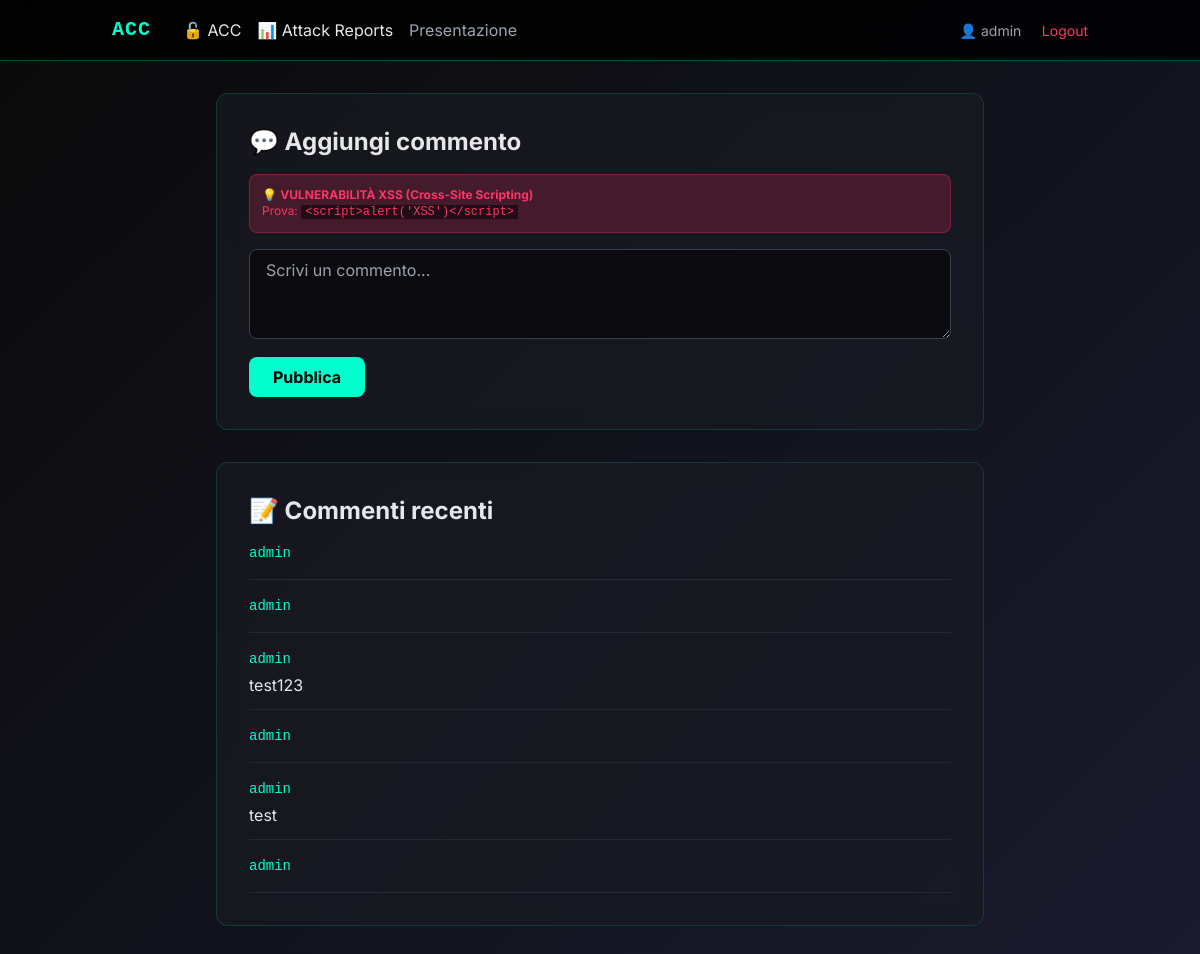
/acc/comments (signed in), run on an earlier commit of the app's database.
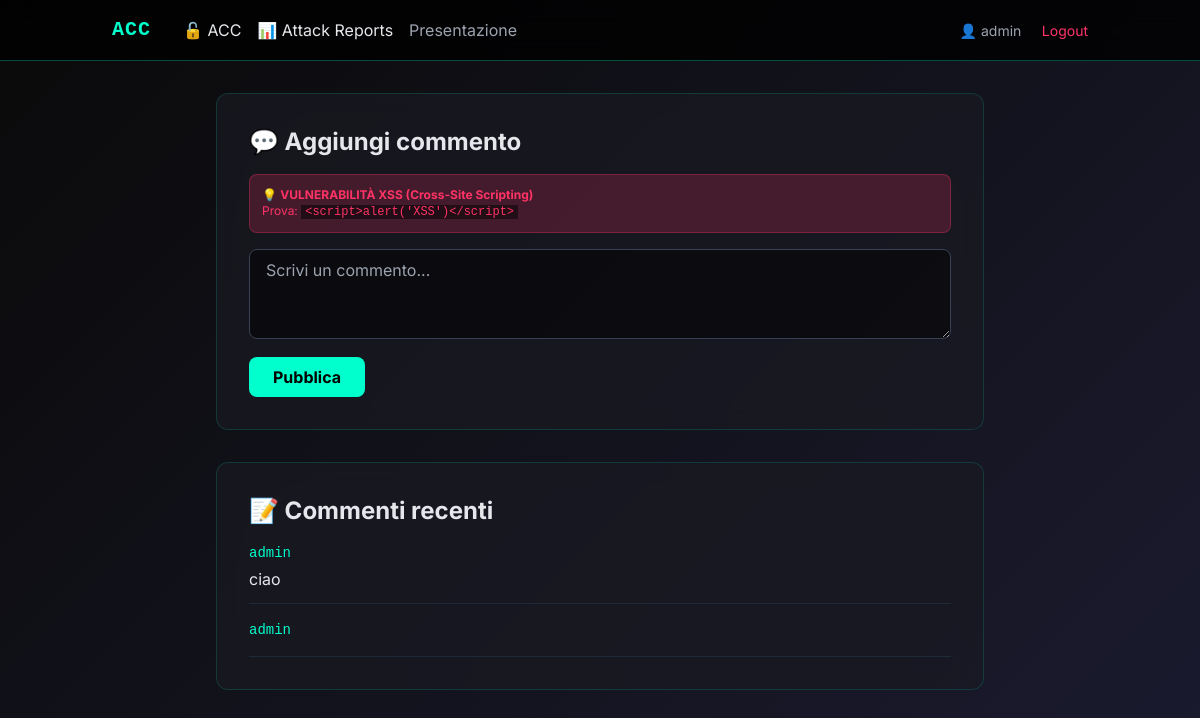
And on a later commit of the database.
### app.py (models this page shows)
class Comment(db.Model):
    id = db.Column(db.Integer, primary_key=True)
    username = db.Column(db.String(80), nullable=False)
    content = db.Column(db.Text, nullable=False)

### app.py (the view, shortened to what this page needs)
@app.route('/acc/comments', methods=['GET', 'POST'])
def acc_comments():
    if 'user_id' not in session:
        return redirect(url_for('acc_login'))
    all_comments = Comment.query.order_by(Comment.id.desc()).all()
    return render_template('acc/comments.html', comments=all_comments)

### templates/acc/comments.html (shortened to what this page needs)
{% extends "base.html" %}
{% block content %}
<div class="max-w-3xl mx-auto">
    <div class="glass rounded-xl p-8 mb-8">
        <h2 class="text-2xl font-bold mb-4">💬 Aggiungi commento</h2>
        <div class="vuln-badge rounded-lg p-3 mb-4 text-xs">
            💡 <strong class="text-[#ff3366]">VULNERABILITÀ XSS (Cross-Site Scripting)</strong><br>
            Prova: <code class="bg-black/50 px-1">&lt;script&gt;alert('XSS')&lt;/script&gt;</code>
        </div>
        <form method="POST">
            <textarea name="content" rows="3" class="w-full bg-black/50 border border-gray-700 rounded-lg px-4 py-2 focus:border-[#00ffcc] focus:outline-none" placeholder="Scrivi un commento..."></textarea>
            <button type="submit" class="mt-3 bg-[#00ffcc] text-black font-bold px-6 py-2 rounded-lg hover:bg-[#00ddbb] transition">
                Pubblica
            </button>
        </form>
    </div>
    <div class="glass rounded-xl p-8">
        <h2 class="text-2xl font-bold mb-4">📝 Commenti recenti</h2>
        <div class="space-y-4">
            {% for comment in comments %}
            <div class="border-b border-gray-800 pb-3">
                <div class="text-sm text-[#00ffcc] font-mono">{{ comment.username }}</div>
                <div class="mt-1">
                    {{ comment.content | safe }}
                </div>
            </div>
            {% else %}
            <div class="text-gray-500 text-center py-4">Nessun commento</div>
            {% endfor %}
        </div>
    </div>
</div>
{% endblock %}

### templates/base.html (shortened to what this page needs)
<!DOCTYPE html>
<html lang="it">
<head>
    <script src="https://cdn.tailwindcss.com"></script>
</head>
<body class="text-gray-200">
    <nav class="border-b border-[#00ffcc]/30 bg-black/80 backdrop-blur-md sticky top-0 z-50">
        <div class="container mx-auto px-6 py-4">
            <div class="flex justify-between items-center">
                <div class="flex items-center gap-8">
                    <a href="/" class="text-xl font-bold tracking-wider text-[#00ffcc] font-mono">ACC</a>
                    <div class="flex gap-4">
                        <a href="/acc" class="hover:text-[#00ffcc] transition">🔓 ACC</a>
                        <a href="/reports" class="hover:text-[#00ffcc] transition">📊 Attack Reports</a>
                        <a href="/presentation" class="text-gray-400 hover:text-[#a078ff] transition">Presentazione</a>
                    </div>
                </div>
                <div>
                    {% if session.username %}
                        <span class="text-sm text-gray-400">👤 {{ session.username }}</span>
                        <a href="/logout" class="ml-4 text-sm text-[#ff3366] hover:underline">Logout</a>
                    {% else %}
                        <a href="/login" class="text-sm text-[#00ffcc] hover:underline">Login</a>
                    {% endif %}
                </div>
            </div>
        </div>
    </nav>
    <main class="container mx-auto px-6 py-8">
        {% block content %}{% endblock %}
    </main>
</body>
</html>

### templates/base.html (style rules this page uses)
body { font-family: 'Inter', sans-serif; background: linear-gradient(135deg, #0a0a0a 0%, #1a1a2e 100%); }
.font-mono { font-family: 'JetBrains Mono', monospace; }
.glass { background: rgba(26, 26, 35, 0.7); backdrop-filter: blur(10px); border: 1px solid rgba(0, 255, 204, 0.15); }
.vuln-badge { background: rgba(255, 51, 102, 0.2); color: #ff3366; border: 1px solid rgba(255, 51, 102, 0.3); }

What changed in the data, as far as the page shows it:
removed Comment: username "admin"
removed Comment: username "admin"
removed Comment: username "admin", content "test123"
removed Comment: username "admin"
changed Comment: content "test" → "ciao"
